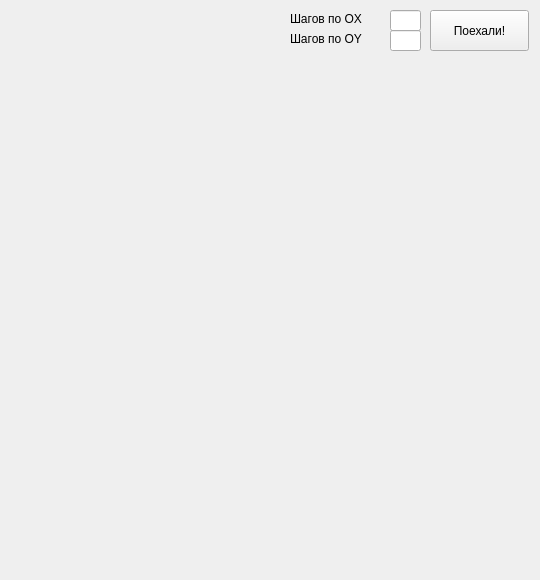
<?xml version="1.0" encoding="UTF-8"?>
<ui version="4.0">
 <class>MainWindow</class>
 <widget class="QMainWindow" name="MainWindow">
  <property name="geometry">
   <rect>
    <x>0</x>
    <y>0</y>
    <width>540</width>
    <height>580</height>
   </rect>
  </property>
  <property name="windowTitle">
   <string>MainWindow</string>
  </property>
  <widget class="QWidget" name="centralWidget">
   <widget class="QPushButton" name="buttonGo">
    <property name="geometry">
     <rect>
      <x>430</x>
      <y>10</y>
      <width>99</width>
      <height>41</height>
     </rect>
    </property>
    <property name="text">
     <string>Поехали!</string>
    </property>
   </widget>
   <widget class="QLineEdit" name="dX">
    <property name="geometry">
     <rect>
      <x>390</x>
      <y>10</y>
      <width>31</width>
      <height>21</height>
     </rect>
    </property>
   </widget>
   <widget class="QLineEdit" name="dY">
    <property name="geometry">
     <rect>
      <x>390</x>
      <y>30</y>
      <width>31</width>
      <height>21</height>
     </rect>
    </property>
    <property name="text">
     <string/>
    </property>
   </widget>
   <widget class="QLabel" name="ldX">
    <property name="geometry">
     <rect>
      <x>290</x>
      <y>10</y>
      <width>91</width>
      <height>17</height>
     </rect>
    </property>
    <property name="text">
     <string>Шагов по OX</string>
    </property>
   </widget>
   <widget class="QLabel" name="ldY">
    <property name="geometry">
     <rect>
      <x>290</x>
      <y>30</y>
      <width>91</width>
      <height>17</height>
     </rect>
    </property>
    <property name="text">
     <string>Шагов по OY</string>
    </property>
   </widget>
   <widget class="QLabel" name="lErr">
    <property name="geometry">
     <rect>
      <x>10</x>
      <y>50</y>
      <width>371</width>
      <height>21</height>
     </rect>
    </property>
    <property name="text">
     <string/>
    </property>
   </widget>
   <widget class="QLabel" name="maxT">
    <property name="geometry">
     <rect>
      <x>360</x>
      <y>50</y>
      <width>67</width>
      <height>21</height>
     </rect>
    </property>
    <property name="text">
     <string/>
    </property>
   </widget>
   <widget class="QLabel" name="minT">
    <property name="geometry">
     <rect>
      <x>460</x>
      <y>50</y>
      <width>67</width>
      <height>21</height>
     </rect>
    </property>
    <property name="text">
     <string/>
    </property>
   </widget>
   <zorder>dY</zorder>
   <zorder>lErr</zorder>
   <zorder>buttonGo</zorder>
   <zorder>dX</zorder>
   <zorder>ldX</zorder>
   <zorder>ldY</zorder>
   <zorder>maxT</zorder>
   <zorder>minT</zorder>
  </widget>
 </widget>
 <layoutdefault spacing="6" margin="11"/>
 <resources/>
 <connections/>
</ui>
